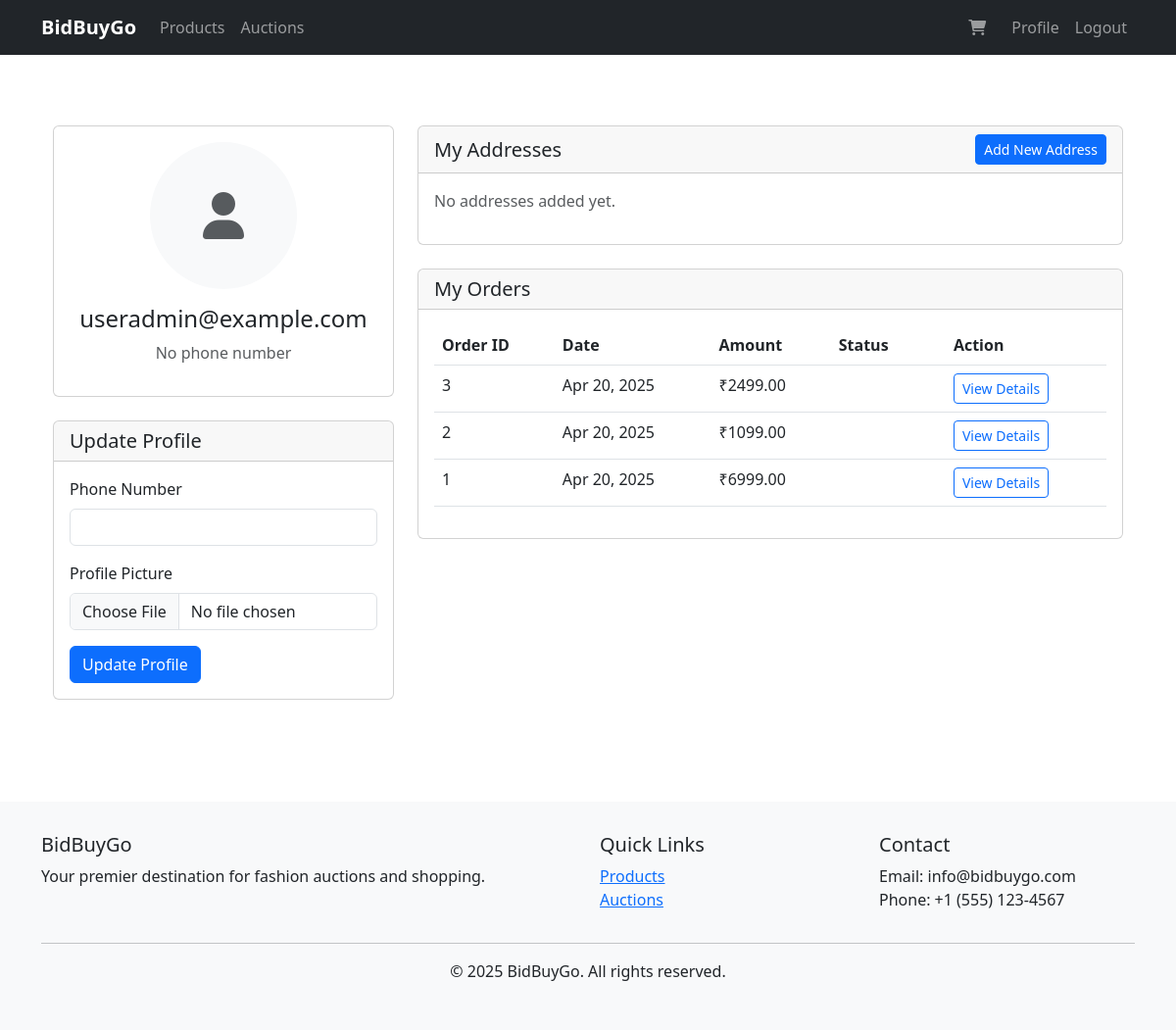
Screenshot of /profile/ (signed in) with the database file from the repository.
### bidbuygo/models.py (models this page shows, shortened)
class User(AbstractBaseUser, PermissionsMixin):
    email = models.EmailField(unique=True)
    mobile_number = models.CharField(max_length=15, blank=True, null=True)
    address = models.TextField(blank=True, null=True)
    is_active = models.BooleanField(default=True)
    is_staff = models.BooleanField(default=False)
    date_joined = models.DateTimeField(default=timezone.now)
    last_login = models.DateTimeField(null=True, blank=True)
    objects = UserManager()
    USERNAME_FIELD = 'email'
    REQUIRED_FIELDS = []
    class Meta:
        verbose_name = "User"
        verbose_name_plural = "Users"
        db_table = 'USER'

class UserProfile(models.Model):
    user = models.OneToOneField(User, on_delete=models.CASCADE, related_name='profile')
    phone_number = models.CharField(max_length=15, blank=True, null=True)
    profile_picture = models.ImageField(upload_to='profile_pictures/', blank=True, null=True)
    created_at = models.DateTimeField(auto_now_add=True)
    updated_at = models.DateTimeField(auto_now=True)
    class Meta:
        verbose_name = "User Profile"
        verbose_name_plural = "User Profiles"
        db_table = 'USER_PROFILE'

class Order(models.Model):
    STATUS_CHOICES = [
        ('PENDING', 'Pending'),
        ('PAID', 'Paid'),
        ('SHIPPED', 'Shipped'),
        ('DELIVERED', 'Delivered'),
        ('CANCELLED', 'Cancelled'),
    ]
    order_id = models.CharField(max_length=50, unique=True, null=True, blank=True)
    user = models.ForeignKey(User, on_delete=models.CASCADE)
    amount = models.DecimalField(max_digits=10, decimal_places=2)
    status = models.CharField(max_length=20, choices=STATUS_CHOICES, default='PENDING')
    payment_method = models.CharField(max_length=20, default='COD')
    created_at = models.DateTimeField(auto_now_add=True)
    updated_at = models.DateTimeField(auto_now=True)
    full_name = models.CharField(max_length=100)
    phone_number = models.CharField(max_length=15)
    address_line1 = models.CharField(max_length=100)
    address_line2 = models.CharField(max_length=100, blank=True, null=True)
    city = models.CharField(max_length=50)
    state = models.CharField(max_length=50)
    postal_code = models.CharField(max_length=10)
    country = models.CharField(max_length=50, default='India')
    class Meta:
        ordering = ['-created_at']
        db_table = 'bidbuygo_order'

### bidbuygo/views.py (the view)
# urls.py: path('profile/', views.user_profile, name='user_profile'),
@login_required
def user_profile(request):
    try:
        profile, created = UserProfile.objects.get_or_create(user=request.user)
        addresses = Address.objects.filter(user=request.user)
        if request.method == 'POST' and 'profile_form' in request.POST:
            profile_form = UserProfileForm(request.POST, request.FILES, instance=profile)
            if profile_form.is_valid():
                profile_form.save()
                messages.success(request, 'Profile updated successfully!')
                return redirect('bidbuygo:user_profile')
        else:
            profile_form = UserProfileForm(instance=profile)
        if request.method == 'POST' and 'address_form' in request.POST:
            address_form = AddressForm(request.POST)
            if address_form.is_valid():
                address = address_form.save(commit=False)
                address.user = request.user
                address.save()
                messages.success(request, 'Address added successfully!')
                return redirect('bidbuygo:user_profile')
        else:
            address_form = AddressForm()
        orders = Order.objects.filter(user=request.user).order_by('-created_at')
        context = {
            'profile': profile,
            'profile_form': profile_form,
            'address_form': address_form,
            'addresses': addresses,
            'orders': orders,
        }
        return render(request, 'bidbuygo/profile.html', context)
    except Exception as e:
        messages.error(request, f'Error accessing profile: {str(e)}')
        return redirect('bidbuygo:home')

### bidbuygo/forms.py (shortened to what this page needs)
class UserProfileForm(forms.ModelForm):
    class Meta:
        model = UserProfile
        fields = ['phone_number', 'profile_picture']
        widgets = {
            'phone_number': forms.TextInput(attrs={'class': 'form-control'}),
            'profile_picture': CustomFileInput(attrs={'class': 'form-control'}),
        }

class AddressForm(forms.ModelForm):
    class Meta:
        model = Address
        fields = ['address_type', 'full_name', 'phone_number', 'address_line1',
                 'address_line2', 'city', 'state', 'postal_code', 'country', 'is_default']
        widgets = {
            'address_type': forms.Select(attrs={'class': 'form-control'}),
            'full_name': forms.TextInput(attrs={'class': 'form-control'}),
            'phone_number': forms.TextInput(attrs={'class': 'form-control'}),
            'address_line1': forms.TextInput(attrs={'class': 'form-control'}),
            'address_line2': forms.TextInput(attrs={'class': 'form-control'}),
            'city': forms.TextInput(attrs={'class': 'form-control'}),
            'state': forms.TextInput(attrs={'class': 'form-control'}),
            'postal_code': forms.TextInput(attrs={'class': 'form-control'}),
            'country': forms.TextInput(attrs={'class': 'form-control'}),
            'is_default': forms.CheckboxInput(attrs={'class': 'form-check-input'}),
        }

### bidbuygo/context_processors.py (called while the page is built)
def cart_count(request):
    if request.user.is_authenticated:
        try:
            cart = Cart.objects.get(user=request.user)
            cart_count = CartItem.objects.filter(cart=cart).count()
        except Cart.DoesNotExist:
            cart_count = 0
    else:
        cart_count = 0
    return {'cart_count': cart_count}

### bidbuygo/forms.py (called while the page is built)
    def get_context(self, name, value, attrs):
        context = super().get_context(name, value, attrs)
        context['widget']['attrs']['data-text'] = 'No file selected'
        return context

### bidbuygo/templates/bidbuygo/profile.html (shortened to what this page needs)
{% extends 'bidbuygo/base.html' %}
{% load static %}
{% block content %}
<div class="container py-5">
    <div class="row">
        <div class="col-md-4">
            <div class="card mb-4">
                <div class="card-body text-center">
                    {% if profile.profile_picture %}
                        <img src="{{ profile.profile_picture.url }}" alt="Profile Picture" class="rounded-circle mb-3" style="width: 150px; height: 150px; object-fit: cover;">
                    {% else %}
                        <div class="rounded-circle bg-light mb-3 mx-auto d-flex align-items-center justify-content-center" style="width: 150px; height: 150px;">
                            <i class="fas fa-user fa-3x text-muted"></i>
                        </div>
                    {% endif %}
                    <h4>{{ user.email }}</h4>
                    <p class="text-muted">{{ profile.phone_number|default:"No phone number" }}</p>
                </div>
            </div>
            <div class="card mb-4">
                <div class="card-header">
                    <h5 class="mb-0">Update Profile</h5>
                </div>
                <div class="card-body">
                    <form method="post" enctype="multipart/form-data">
                        <div class="mb-3">
                            <label for="id_phone_number" class="form-label">Phone Number</label>
                            {{ profile_form.phone_number }}
                        </div>
                        <div class="mb-3">
                            <label for="id_profile_picture" class="form-label">Profile Picture</label>
                            {{ profile_form.profile_picture }}
                        </div>
                        <button type="submit" class="btn btn-primary">Update Profile</button>
                    </form>
                </div>
            </div>
        </div>
        <div class="col-md-8">
            <div class="card mb-4">
                <div class="card-header d-flex justify-content-between align-items-center">
                    <h5 class="mb-0">My Addresses</h5>
                    <button type="button" class="btn btn-primary btn-sm" data-bs-toggle="modal" data-bs-target="#addAddressModal">
                        Add New Address
                    </button>
                </div>
                <div class="card-body">
                    {% if addresses %}
                        <div class="row">
                            {% for address in addresses %}
                            <div class="col-md-6 mb-3">
                                <div class="card h-100">
                                    <div class="card-body">
                                        <h6 class="card-title">{{ address.get_address_type_display }}</h6>
                                        <p class="card-text">
                                            {{ address.full_name }}<br>
                                            {{ address.address_line1 }}<br>
                                            {% if address.address_line2 %}
                                                {{ address.address_line2 }}<br>
                                            {% endif %}
                                            {{ address.city }}, {{ address.state }} {{ address.postal_code }}<br>
                                            {{ address.country }}<br>
                                            Phone: {{ address.phone_number }}
                                        </p>
                                        {% if address.is_default %}
                                            <span class="badge bg-success">Default</span>
                                        {% endif %}
                                    </div>
                                    <div class="card-footer bg-transparent">
                                        <a href="{% url 'bidbuygo:edit_address' address.id %}" class="btn btn-sm btn-outline-primary">Edit</a>
                                        <a href="{% url 'bidbuygo:delete_address' address.id %}" class="btn btn-sm btn-outline-danger" onclick="return confirm('Are you sure you want to delete this address?')">Delete</a>
                                    </div>
                                </div>
                            </div>
                            {% endfor %}
                        </div>
                    {% else %}
                        <p class="text-muted">No addresses added yet.</p>
                    {% endif %}
                </div>
            </div>
            <div class="card">
                <div class="card-header">
                    <h5 class="mb-0">My Orders</h5>
                </div>
                <div class="card-body">
                    {% if orders %}
                        <div class="table-responsive">
                            <table class="table">
                                <thead>
                                    <tr>
                                        <th>Order ID</th>
                                        <th>Date</th>
                                        <th>Amount</th>
                                        <th>Status</th>
                                        <th>Action</th>
                                    </tr>
                                </thead>
                                <tbody>
                                    {% for order in orders %}
                                    <tr>
                                        <td>{{ order.id }}</td>
                                        <td>{{ order.created_at|date:"M d, Y" }}</td>
                                        <td>₹{{ order.amount }}</td>
                                        <td>
                                            <span class="badge bg-{{ order.status|lower }}">
                                            </span>
                                        </td>
                                        <td>
                                            <a href="{% url 'bidbuygo:order_detail' order.id %}" class="btn btn-sm btn-outline-primary">View Details</a>
                                        </td>
                                    </tr>
                                    {% endfor %}
                                </tbody>
                            </table>
                        </div>
                    {% else %}
                        <p class="text-muted">No orders yet.</p>
                    {% endif %}
                </div>
            </div>
        </div>
    </div>
</div>
{% endblock %}

### bidbuygo/templates/bidbuygo/base.html (style rules this page uses)
body { padding-top: 56px; }
.card { transition: transform 0.2s; }

### rows the page displays
User: email "useradmin@example.com"
UserProfile: phone_number "No phone number"
Order: id "3", created_at "Apr 20, 2025", amount "2499.00"
Order: id "2", created_at "Apr 20, 2025", amount "1099.00"
Order: id "1", created_at "Apr 20, 2025", amount "6999.00"
